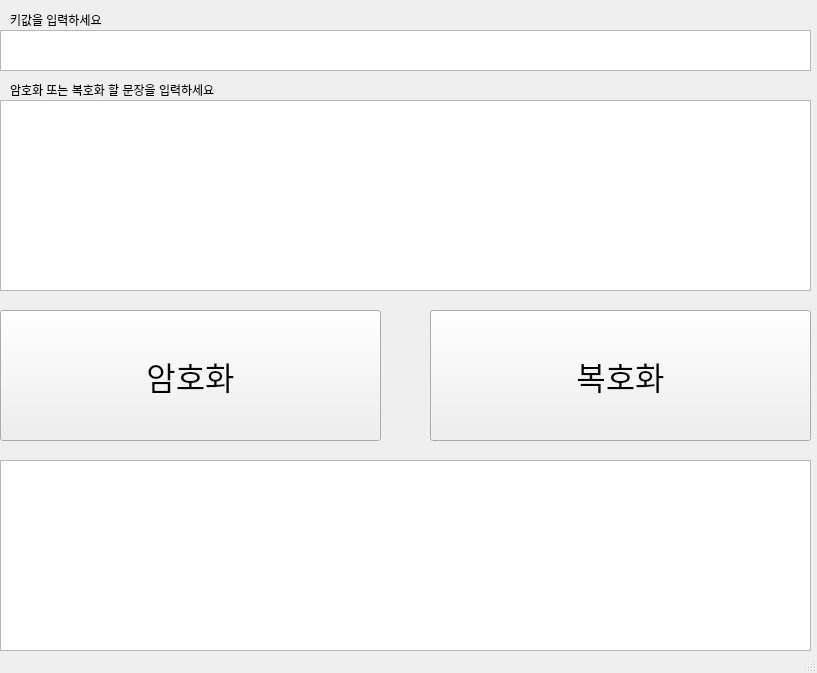
<?xml version="1.0" encoding="UTF-8"?>
<ui version="4.0">
 <class>MainWindow</class>
 <widget class="QMainWindow" name="MainWindow">
  <property name="geometry">
   <rect>
    <x>0</x>
    <y>0</y>
    <width>817</width>
    <height>673</height>
   </rect>
  </property>
  <property name="windowTitle">
   <string>이규원 암호화 앱</string>
  </property>
  <widget class="QWidget" name="centralwidget">
   <widget class="QTextEdit" name="inputKey">
    <property name="geometry">
     <rect>
      <x>0</x>
      <y>30</y>
      <width>811</width>
      <height>41</height>
     </rect>
    </property>
    <property name="font">
     <font>
      <family>Consolas</family>
      <pointsize>14</pointsize>
     </font>
    </property>
   </widget>
   <widget class="QLabel" name="label">
    <property name="geometry">
     <rect>
      <x>10</x>
      <y>10</y>
      <width>181</width>
      <height>20</height>
     </rect>
    </property>
    <property name="text">
     <string>키값을 입력하세요</string>
    </property>
   </widget>
   <widget class="QPushButton" name="encryptionButton">
    <property name="geometry">
     <rect>
      <x>0</x>
      <y>310</y>
      <width>381</width>
      <height>131</height>
     </rect>
    </property>
    <property name="font">
     <font>
      <family>Agency FB</family>
      <pointsize>24</pointsize>
     </font>
    </property>
    <property name="text">
     <string>암호화</string>
    </property>
   </widget>
   <widget class="QTextEdit" name="inputText">
    <property name="geometry">
     <rect>
      <x>0</x>
      <y>100</y>
      <width>811</width>
      <height>191</height>
     </rect>
    </property>
    <property name="font">
     <font>
      <family>Consolas</family>
      <pointsize>14</pointsize>
     </font>
    </property>
   </widget>
   <widget class="QLabel" name="label_2">
    <property name="geometry">
     <rect>
      <x>10</x>
      <y>80</y>
      <width>241</width>
      <height>20</height>
     </rect>
    </property>
    <property name="text">
     <string>암호화 또는 복호화 할 문장을 입력하세요</string>
    </property>
   </widget>
   <widget class="QPushButton" name="decryptionButton">
    <property name="geometry">
     <rect>
      <x>430</x>
      <y>310</y>
      <width>381</width>
      <height>131</height>
     </rect>
    </property>
    <property name="font">
     <font>
      <family>Agency FB</family>
      <pointsize>24</pointsize>
     </font>
    </property>
    <property name="text">
     <string>복호화</string>
    </property>
    <property name="iconSize">
     <size>
      <width>16</width>
      <height>16</height>
     </size>
    </property>
   </widget>
   <widget class="QTextEdit" name="outputText">
    <property name="geometry">
     <rect>
      <x>0</x>
      <y>460</y>
      <width>811</width>
      <height>191</height>
     </rect>
    </property>
    <property name="font">
     <font>
      <family>Consolas</family>
      <pointsize>14</pointsize>
     </font>
    </property>
   </widget>
  </widget>
  <widget class="QStatusBar" name="statusbar"/>
 </widget>
 <resources/>
 <connections/>
</ui>
